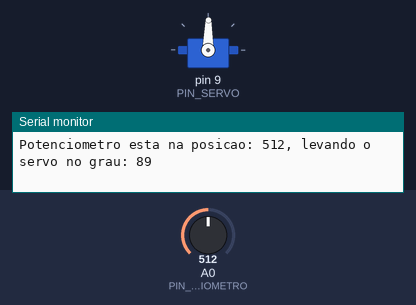
A sketch run on a simulated Arduino Uno, built with avr-gcc and run on an emulated ATmega328P. On the bench: servo, the last lines printed to the serial monitor. The test bench sets the inputs (shaded band); at power-on: A0 (PIN_POTENCIOMETRO) = 512.

Above: at 1.7 s.
1.8 s: A0 (PIN_POTENCIOMETRO) set to 105
At 2.5 s:
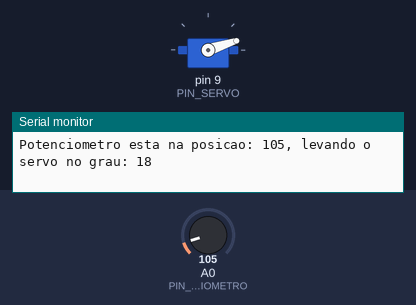
3.3 s: A0 (PIN_POTENCIOMETRO) set to 90
At 4.3 s:
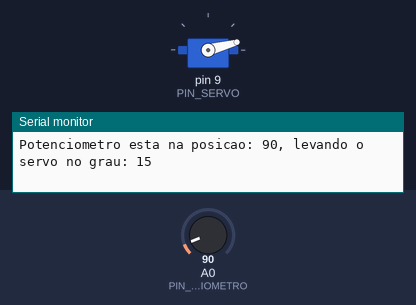
6.3 s: A0 (PIN_POTENCIOMETRO) set to 122
At 7.5 s:
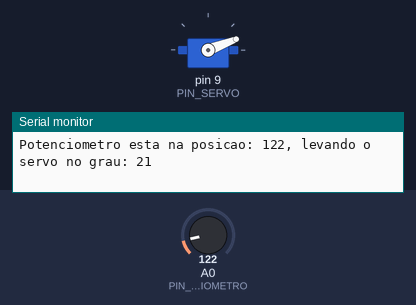
7.8 s: A0 (PIN_POTENCIOMETRO) set to 562
At 8.4 s:
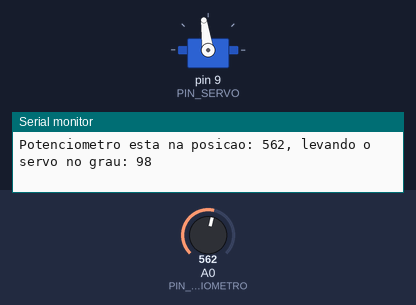
10.8 s: A0 (PIN_POTENCIOMETRO) set to 585
At 12.0 s:
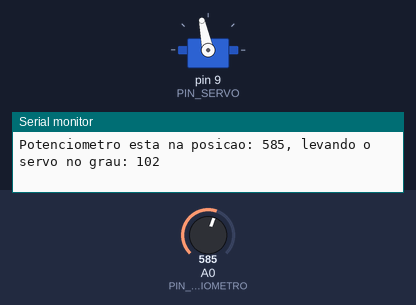
12.3 s: A0 (PIN_POTENCIOMETRO) set to 306
At 13.7 s:
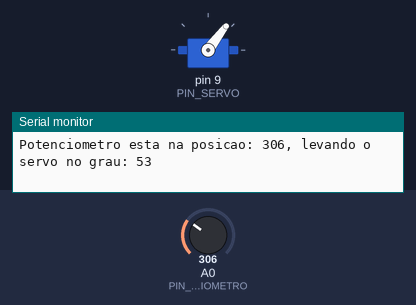
Timing chart, 0 to 14.8 s (numbered marks = the images above; inputs shaded):
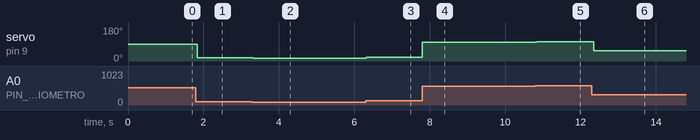

The sketch:

aula-comNode.ino
```cpp
#include <Servo.h> // Include the Servo library at the top

// --- Definições de Pinos e Constantes ---
const int PIN_SERVO = 9;         // Pino digital onde o servo está conectado
const int PIN_POTENCIOMETRO = A0; // Pino analógico onde o potenciômetro está conectado

// --- Limites do Servo e Potenciômetro ---
const int ANGULO_MINIMO = 0;     // Ângulo mínimo do servo
const int ANGULO_MAXIMO = 179;   // Ângulo máximo do servo (muitos servos vão até 179 ou 180)
const int LEITURA_MIN_POT = 0;   // Leitura mínima do potenciômetro (0 a 1023)
const int LEITURA_MAX_POT = 1023; // Leitura máxima do potenciômetro (0 a 1023)

// --- Variáveis Globais ---
Servo servoMotor; // Cria um objeto Servo para controlar o servo motor
int leituraPotenciometro = 0; // Variável para armazenar a leitura do potenciômetro
int anguloServo = 0;          // Variável para armazenar o ângulo mapeado do servo

// --- Função setup() ---
void setup() {
  // Inicializa a comunicação serial com o computador (Node.js)
  Serial.begin(9600);

  // Anexa o objeto servo ao pino especificado
  servoMotor.attach(PIN_SERVO);

  // Define uma posição inicial para o servo (e.g., centro)
  servoMotor.write(90); // Define o servo para a posição de 90 graus (meio)
  delay(500); // Pequena pausa para o servo alcançar a posição inicial
}

// --- Função loop() ---
void loop() {
  // 1. Lê o valor do potenciômetro
  leituraPotenciometro = analogRead(PIN_POTENCIOMETRO);

  // 2. Mapeia a leitura do potenciômetro para o intervalo de ângulo do servo
  // map(valor, fromLow, fromHigh, toLow, toHigh)
  anguloServo = map(leituraPotenciometro, LEITURA_MIN_POT, LEITURA_MAX_POT, ANGULO_MINIMO, ANGULO_MAXIMO);

  // 3. Escreve o ângulo mapeado para o servo motor
  servoMotor.write(anguloServo);

  // 4. Envia os dados pela porta serial para o Node.js
  // O Node.js espera o formato: "Potenciometro esta na posicao: XXX, levando o servo no grau: YYY"
  Serial.print("Potenciometro esta na posicao: ");
  Serial.print(leituraPotenciometro);
  Serial.print(", levando o servo no grau: ");
  Serial.println(anguloServo); // println adiciona uma nova linha, que o ReadlineParser do Node.js usa como delimitador

  // Pequeno atraso para não inundar a porta serial e dar tempo para o servo se mover
  delay(50); // Ajuste este valor conforme a necessidade de atualização e suavidade do movimento
}
```

Measured:
- after the input at 1.8 s, servo on pin 9 (PIN_SERVO): 89° → 18° at once
- after the input at 3.3 s, servo on pin 9 (PIN_SERVO): 18° → 15° at once
- after the input at 6.3 s, servo on pin 9 (PIN_SERVO): 15° → 21° at once
- after the input at 7.8 s, servo on pin 9 (PIN_SERVO): 21° → 98° at once
- after the input at 10.8 s, servo on pin 9 (PIN_SERVO): 98° → 102° after 0.05 s
- after the input at 12.3 s, servo on pin 9 (PIN_SERVO): 102° → 53° after 0.06 s
